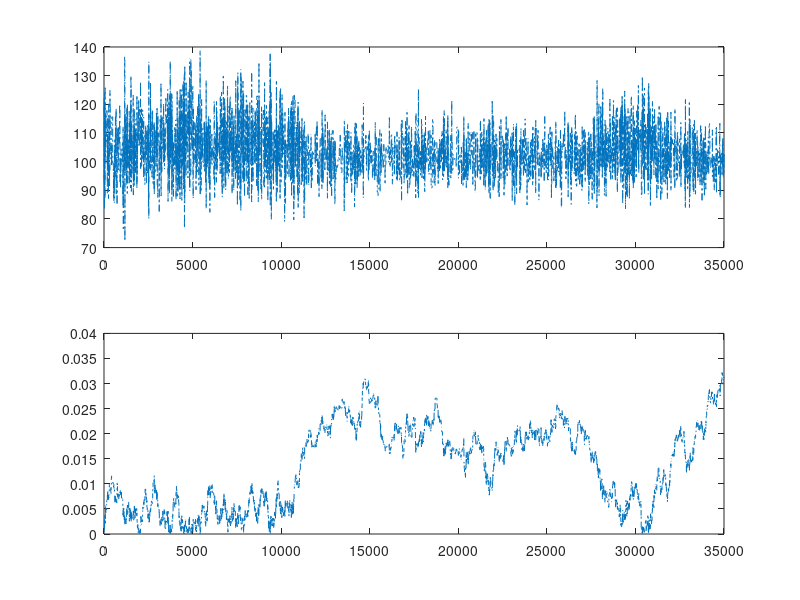
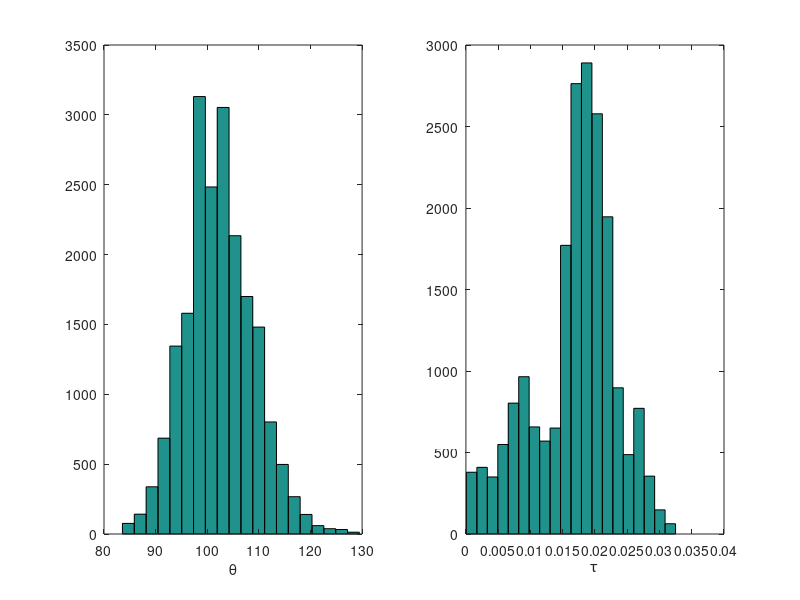

The MATLAB source for these figures, in order:

%
% 
%
close all force
clear all

rand('state', 10);
randn('state', 20);
ii = 0;
thetas=[];
taus=[];
theta  = 100;  %set initial as theta=100
tau = 0.001;  %set initial  
while (length(thetas) < 35000)
  ii = ii+1;
  % Generate a candidate draw.
  thetaprop = theta  +  75*tan(pi*rand(1,1)-pi/2);
 %tauprop =  1/sqrt(tau) * (- log(rand(1,1)));
 % tauprop =  max(0.0001, tau + 0.001* randn);
  tauprop =  abs(tau + 0.0007* randn);
  %  
  y = 98;
  num= sqrt(tauprop) * exp(-tauprop/2 *(y - thetaprop)^2 )*  ...
            exp(- 1/(2* 120) *(thetaprop-110)^2) * ...
            exp(-0.01 * tau);
  denom= sqrt(tau) * exp(-tau/2*(y - theta)^2 )*  ...
       exp(- 1/(2 * 120)  *(theta-110)^2) * ...
       exp(-0.01* tauprop);
  f = min(1, num/denom);
  %Make a randomized decision to accept the proposal
  if (rand(1,1) <= f)
     theta = thetaprop;
     tau= tauprop;
  end 
thetas=[thetas theta];
taus = [taus  tau];
end 
figure(1)
subplot(211)
plot(thetas,'-.')
subplot(212)
plot(taus,'-.')
%
burn=15000;
thetass = thetas(burn:end);
tauss = taus(burn:end);
figure(2)
  subplot(121)
  hist(thetass, 20)
  xlabel('\theta')
  subplot(122)
  hist(tauss, 20)
  xlabel('\tau')

  thetahat = mean(thetass)
  stdtheta = std(thetass)
  [prctile(thetass, 2.5) prctile(thetass, 50) prctile(thetass, 97.5)]
  
  tauhat = mean(tauss)
  stdtau = std(tauss)
  sigmahat1 = mean(1./tauss)
  sigmahat2 = 1/tauhat